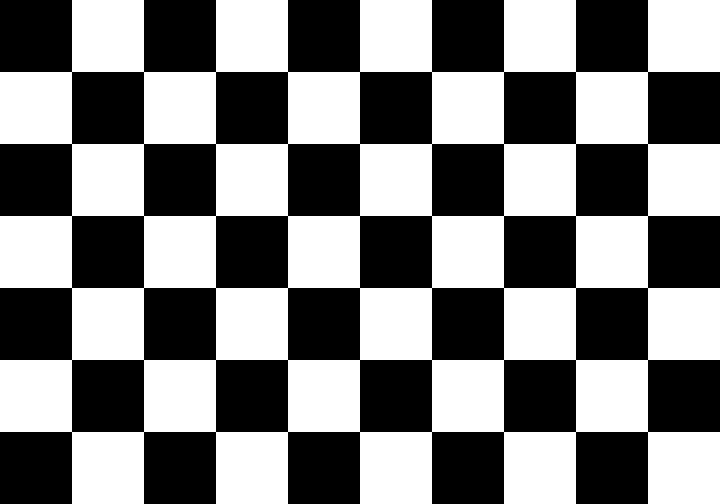
#> input picture lab_05/data/chess.png, 720 x 504 px
$ python run_experiment.py
#> lines starting #> are read from the running program, lines starting #| are printed output that depends on the picture; after the words box and inside, x2 and y2 are one past the last pixel; in counts of white or black regions, pixels touching at a corner belong together
### lab_05/src/feature.py
"""实验五的角点检测与尺度空间函数。"""

from __future__ import annotations

import cv2
import numpy as np


def _as_gray_uint8(image: np.ndarray) -> np.ndarray:
    """校验图像并转换为 Harris 可处理的灰度 uint8 图像。"""
    if not isinstance(image, np.ndarray):
        raise TypeError("image 必须是 numpy.ndarray")
    if image.size == 0:
        raise ValueError("image 不能为空")

    if image.ndim == 2:
        gray = image
    elif image.ndim == 3 and image.shape[2] in (3, 4):
        code = cv2.COLOR_BGR2GRAY if image.shape[2] == 3 else cv2.COLOR_BGRA2GRAY
        gray = cv2.cvtColor(image, code)
    else:
        raise ValueError("image 必须是灰度图、BGR 图或 BGRA 图")

    if gray.dtype == np.uint8:
        return gray
    if not np.issubdtype(gray.dtype, np.number):
        raise TypeError("image 必须包含数值像素")
    if not np.isfinite(gray).all():
        raise ValueError("image 不能包含 NaN 或无穷值")
    if np.issubdtype(gray.dtype, np.floating) and gray.max(initial=0) <= 1.0:
        gray = gray * 255.0
    return np.clip(gray, 0, 255).astype(np.uint8)


def harris_response(
    image: np.ndarray, block_size: int = 2, ksize: int = 3, k: float = 0.04
) -> np.ndarray:
    """返回 Harris 浮点响应图。"""
    gray = _as_gray_uint8(image)
    if block_size < 2:
        raise ValueError("block_size 必须不小于 2")
    if ksize < 3 or ksize % 2 == 0:
        raise ValueError("ksize 必须是大于等于 3 的奇数")
    if not 0 < k < 0.25:
        raise ValueError("k 必须位于 (0, 0.25) 区间")
    return cv2.cornerHarris(np.float32(gray), block_size, ksize, k)


def harris_corners(
    image: np.ndarray,
    *,
    k: float = 0.04,
    threshold_ratio: float = 0.01,
    min_distance: int = 6,
) -> np.ndarray:
    """检测 Harris 局部极大值，返回形状为 (N, 2) 的整数 (x, y) 坐标。"""
    if not 0 < threshold_ratio <= 1:
        raise ValueError("threshold_ratio 必须位于 (0, 1] 区间")
    if min_distance < 1:
        raise ValueError("min_distance 必须不小于 1")

    gray = _as_gray_uint8(image)
    response = harris_response(gray, k=k)
    maximum = float(response.max(initial=0.0))
    if maximum <= 0:
        return np.empty((0, 2), dtype=np.int32)

    corners = cv2.goodFeaturesToTrack(
        gray,
        maxCorners=0,
        qualityLevel=threshold_ratio,
        minDistance=float(min_distance),
        blockSize=2,
        useHarrisDetector=True,
        k=k,
    )
    if corners is None:
        return np.empty((0, 2), dtype=np.int32)
    points = np.rint(corners.reshape(-1, 2)).astype(np.int32)
    height, width = response.shape
    points[:, 0] = np.clip(points[:, 0], 0, width - 1)
    points[:, 1] = np.clip(points[:, 1], 0, height - 1)
    return points


def shi_tomasi_corners(
    image: np.ndarray,
    max_corners: int = 100,
    quality_level: float = 0.01,
    min_distance: float = 10.0,
) -> np.ndarray:
    """返回 Shi-Tomasi 整数角点坐标。"""
    gray = _as_gray_uint8(image)
    corners = cv2.goodFeaturesToTrack(
        gray,
        maxCorners=max_corners,
        qualityLevel=quality_level,
        minDistance=min_distance,
    )
    if corners is None:
        return np.empty((0, 2), dtype=np.int32)
    return np.rint(corners.reshape(-1, 2)).astype(np.int32)


def build_pyramid(image: np.ndarray, levels: int = 4) -> list[np.ndarray]:
    """构造含原图在内的高斯金字塔。"""
    gray = _as_gray_uint8(image)
    if levels < 1:
        raise ValueError("levels 必须不小于 1")
    pyramid = [gray]
    for _ in range(levels - 1):
        if min(pyramid[-1].shape) < 2:
            raise ValueError("图像太小，无法继续降采样")
        pyramid.append(cv2.pyrDown(pyramid[-1]))
    return pyramid


def adjacent_dog(pyramid: list[np.ndarray]) -> list[np.ndarray]:
    """把相邻金字塔层对齐后取绝对差，得到便于观察的 DoG 近似图。"""
    if len(pyramid) < 2:
        raise ValueError("至少需要两层金字塔")
    dogs: list[np.ndarray] = []
    for current, smaller in zip(pyramid, pyramid[1:]):
        enlarged = cv2.resize(smaller, (current.shape[1], current.shape[0]), interpolation=cv2.INTER_LINEAR)
        difference = np.abs(current.astype(np.float32) - enlarged.astype(np.float32))
        dogs.append(cv2.normalize(difference, None, 0, 255, cv2.NORM_MINMAX).astype(np.uint8))
    return dogs

### lab_05/src/run_experiment.py
"""运行实验五并生成全部图片和文本证据。"""

from __future__ import annotations

from pathlib import Path

import cv2
import numpy as np

from feature import adjacent_dog, build_pyramid, harris_corners, harris_response, shi_tomasi_corners


LAB_DIR = Path(__file__).resolve().parents[1]
DATA_DIR = LAB_DIR / "data"
RESULTS_DIR = LAB_DIR / "results"
EVIDENCE_DIR = LAB_DIR / "evidence"


def make_chessboard(path: Path, rows: int = 7, cols: int = 10, square: int = 72) -> None:
    """生成无版权依赖、可重复使用的标准黑白棋盘格。"""
    board = np.full((rows * square, cols * square), 255, np.uint8)
    for row in range(rows):
        for col in range(cols):
            if (row + col) % 2 == 0:
                board[row * square : (row + 1) * square, col * square : (col + 1) * square] = 0
    write_image(path, board)


def write_image(path: Path, image: np.ndarray) -> None:
    """使用 imencode + tofile，兼容 Windows 中文路径。"""
    extension = path.suffix or ".png"
    success, encoded = cv2.imencode(extension, image)
    if not success:
        raise OSError(f"无法编码图片：{path}")
    encoded.tofile(path)


def read_gray(path: Path) -> np.ndarray | None:
    """使用 fromfile + imdecode，兼容 Windows 中文路径。"""
    try:
        encoded = np.fromfile(path, dtype=np.uint8)
    except OSError:
        return None
    return cv2.imdecode(encoded, cv2.IMREAD_GRAYSCALE)
#> returned value is the input picture: shape (504, 720); 50% white; 1 white region, box (x1, y1, x2, y2) and area: (0, 0, 720, 504) 181440


def draw_points(gray: np.ndarray, points: np.ndarray, color: tuple[int, int, int]) -> np.ndarray:
    output = cv2.cvtColor(gray, cv2.COLOR_GRAY2BGR)
    for x, y in points:
        cv2.circle(output, (int(x), int(y)), 5, color, -1, cv2.LINE_AA)
    return output


def save_image(name: str, image: np.ndarray) -> None:
    path = RESULTS_DIR / name
    write_image(path, image)


def main() -> None:
    DATA_DIR.mkdir(exist_ok=True)
    RESULTS_DIR.mkdir(exist_ok=True)
    EVIDENCE_DIR.mkdir(exist_ok=True)
    chess_path = DATA_DIR / "chess.png"
    if not chess_path.exists():
        make_chessboard(chess_path)

    gray = read_gray(chess_path)
    if gray is None:
        raise FileNotFoundError(f"无法读取图片：{chess_path}")

    lines = [f"输入图片：{chess_path}", f"图片尺寸：{gray.shape[1]} x {gray.shape[0]}"]
    harris_sets: dict[float, np.ndarray] = {}
    for k in (0.04, 0.06, 0.10):
        points = harris_corners(gray, k=k)
        harris_sets[k] = points
        save_image(f"harris_k{k:.2f}.png", draw_points(gray, points, (0, 0, 255)))
        response = harris_response(gray, k=k)
        positive_ratio = float(np.count_nonzero(response > 0.01 * response.max()) / response.size)
        lines.append(
            f"Harris k={k:.2f}：{len(points)} 个局部极大角点，"
            f"最大响应 {float(response.max()):.2e}，强响应像素占比 {positive_ratio:.4%}"
        )
#> this loop made 3 passes
#> maximum in harris_corners on passes 1 to 3: 330332096, 297298880, 231232448
#> pass 1, in harris_corners, `response = harris_response(gray, k=k)`:
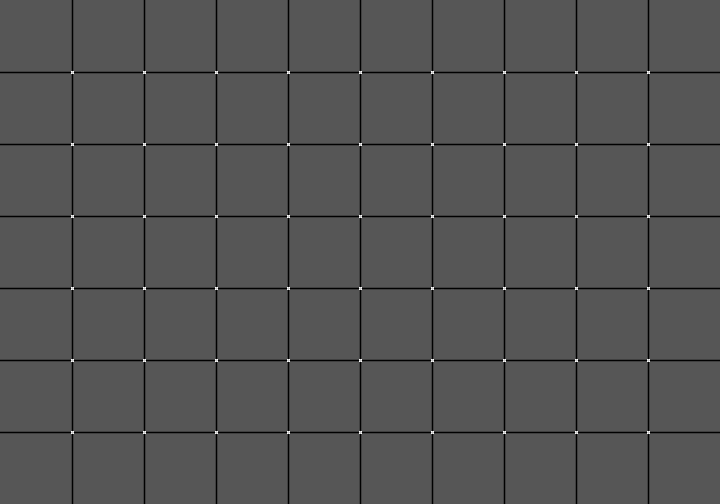
#> response: shape (504, 720) float32; min -169130016, max 330332096, mean -5595196; drawn with min black and max white
#> pass 2, in harris_corners (call 2), `response = harris_response(gray, k=k)`:
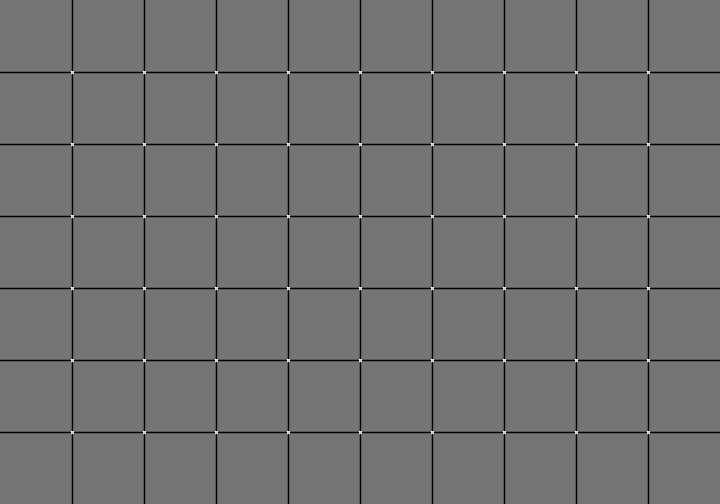
#> response: shape (504, 720) float32; min -253695024, max 297298880, mean -8628746; drawn with min black and max white
#> pass 3, in harris_corners (call 3), `response = harris_response(gray, k=k)`:
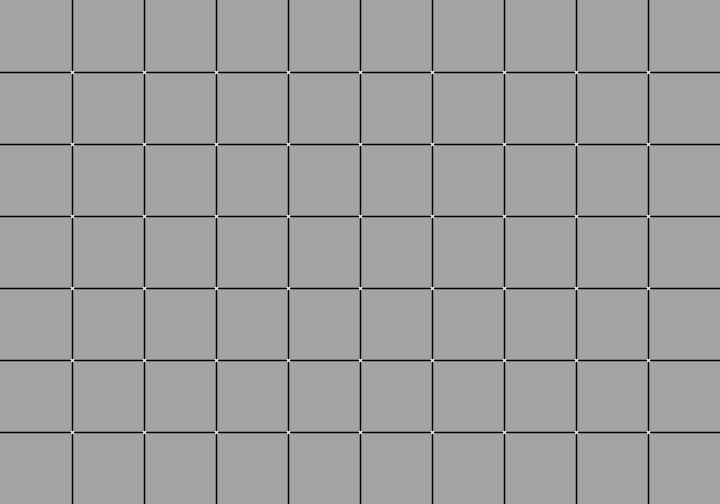
#> response: shape (504, 720) float32; min -422825056, max 231232448, mean -14695844; drawn with min black and max white
#> after the loop, harris_sets = 3 items; lines = 5 items

    shi = shi_tomasi_corners(gray, max_corners=100, quality_level=0.01, min_distance=10)
#> in shi_tomasi_corners, `corners = cv2.goodFeaturesToTrack( gray, maxCorners=max_corners, quali..`: corners = 54 rows, first 8: [648, 432], [576, 432], [504, 432], [432, 432], [360, 432], [288, 432], [216, 432], [144, 432]
#> shi = 54 pairs, first value 72 to 648, second value 72 to 432
    save_image("shi_tomasi.png", draw_points(gray, shi, (0, 255, 0)))
#> call 4 of draw_points, with points = array of shape (54, 2), color = (0, 255, 0)
#> the loop in draw_points (call 4), `for x, y in points:` made 54 passes
#> (x, y) on passes 1 to 12: (648, 432), (576, 432), (504, 432), (432, 432), (360, 432), (288, 432), (216, 432), (144, 432), (72, 432), (648, 360), (576, 360), (504, 360)
#> after the loop in draw_points (call 4), `for x, y in points:`:
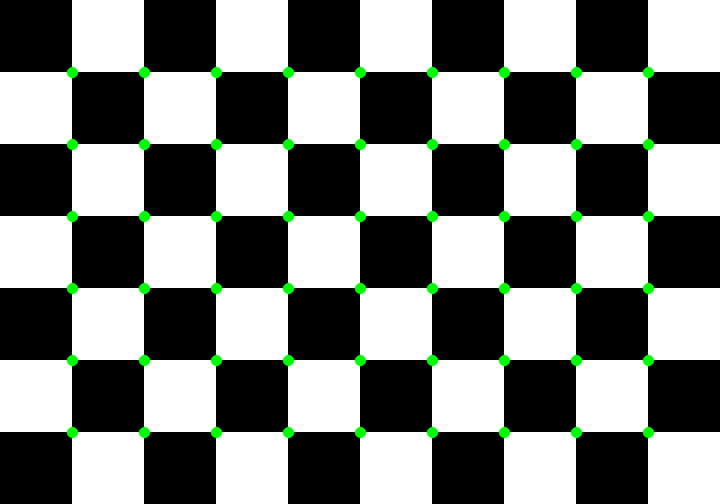
#> output: shape (504, 720, 3); mean B, G, R 125.7, 129.3, 125.7
    lines.append(f"Shi-Tomasi：{len(shi)} 个角点（上限 100）")

    comparison = np.hstack(
        [draw_points(gray, harris_sets[0.04], (0, 0, 255)), draw_points(gray, shi, (0, 255, 0))]
    )
#> the loop in draw_points (call 5), `for x, y in points:` made 54 passes
#> (x, y) on passes 1 to 12: (649, 433), (577, 433), (505, 433), (433, 433), (361, 433), (289, 433), (217, 433), (145, 433), (73, 433), (649, 361), (577, 361), (505, 361)
#> after the loop in draw_points (call 5), `for x, y in points:`:
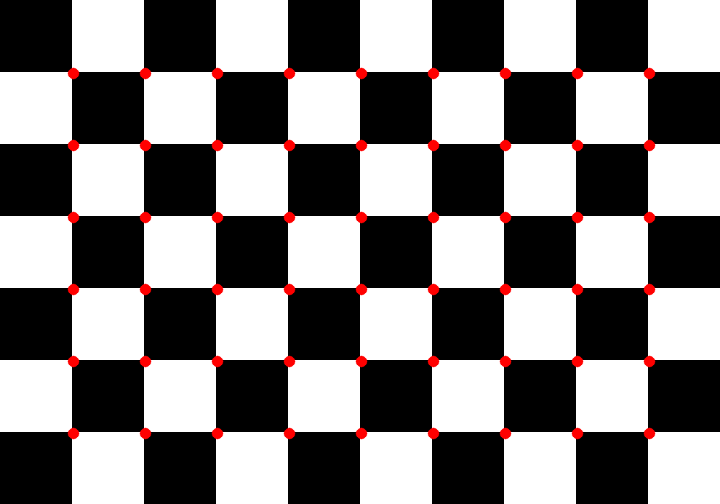
#> output: shape (504, 720, 3); mean B, G, R 125.7, 125.7, 129.3
    cv2.putText(comparison, "Harris k=0.04", (15, 35), cv2.FONT_HERSHEY_SIMPLEX, 0.9, (255, 0, 0), 2)
    cv2.putText(comparison, "Shi-Tomasi", (gray.shape[1] + 15, 35), cv2.FONT_HERSHEY_SIMPLEX, 0.9, (255, 0, 0), 2)
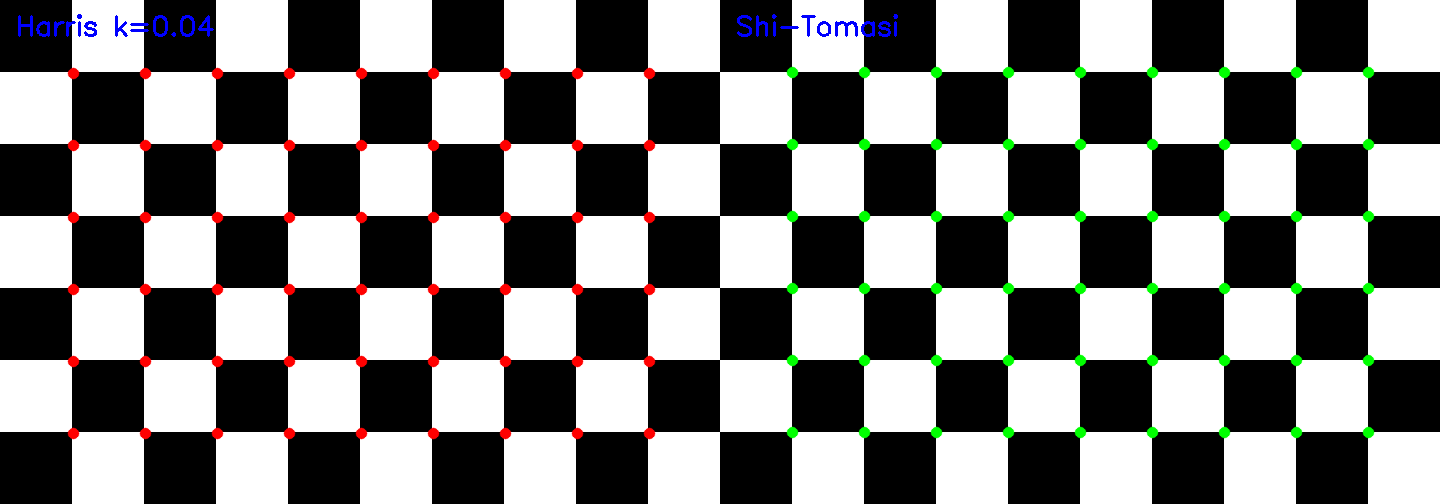
#> comparison: shape (504, 1440, 3); mean of channels 0, 1, 2 126.2, 127.2, 127.2; drawn as B, G, R
    save_image("corner_comparison.png", comparison)

    pyramid = build_pyramid(gray, levels=4)
#> after the loop in build_pyramid, `for _ in range(levels - 1):`: pyramid = 4 items
#> pyramid = 4 items
    for index, level in enumerate(pyramid):
        save_image(f"pyr{index}.png", level)
        lines.append(f"金字塔第 {index} 层：{level.shape[1]} x {level.shape[0]}")
#> this loop made 4 passes
#> after the loop, lines = 10 items

    dogs = adjacent_dog(pyramid)
#> the loop in adjacent_dog, `for current, smaller in zip(pyramid, pyramid[1:]):` made 3 passes
#> after the loop in adjacent_dog, `for current, smaller in zip(pyramid, pyramid[1:]):`:
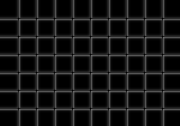
#> difference: shape (126, 180) float32; min 0, max 107, mean 18.9
#> after the loop in adjacent_dog, `for current, smaller in zip(pyramid, pyramid[1:]):`: dogs = 3 items
#> dogs = 3 items
    for index, dog in enumerate(dogs):
        save_image(f"dog_{index}_{index + 1}.png", dog)
        threshold = float(np.percentile(dog, 99))
        strong = int(np.count_nonzero(dog >= threshold))
        lines.append(f"DoG {index}-{index + 1}：99% 分位阈值 {threshold:.1f}，强响应像素 {strong}")
#> this loop made 3 passes
#> (threshold, strong) on passes 1 to 3: (240, 8802), (186, 4266), (209, 243)
#> after the loop, lines = 13 items

    log = "\n".join(lines) + "\n"
    (EVIDENCE_DIR / "run_log.txt").write_text(log, encoding="utf-8")
    print(log, end="")
#| 输入图片：lab_05/data/chess.png
#| 图片尺寸：720 x 504
#| Harris k=0.04：54 个局部极大角点，最大响应 3.30e+08，强响应像素占比 0.1339%
#| Harris k=0.06：54 个局部极大角点，最大响应 2.97e+08，强响应像素占比 0.1339%
#| Harris k=0.10：54 个局部极大角点，最大响应 2.31e+08，强响应像素占比 0.1339%
#| Shi-Tomasi：54 个角点（上限 100）
#| 金字塔第 0 层：720 x 504
#| 金字塔第 1 层：360 x 252
#| 金字塔第 2 层：180 x 126
#| 金字塔第 3 层：90 x 63
#| DoG 0-1：99% 分位阈值 240.0，强响应像素 8802
#| DoG 1-2：99% 分位阈值 186.0，强响应像素 4266
#> (further printed lines are left out)


if __name__ == "__main__":
    main()
